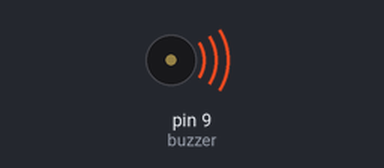
This sketch was run on a simulated Arduino Uno, built with avr-gcc and run on an emulated ATmega328P. Shown: buzzer (waves = sounding).

Above: at 0.2 s.
At 4.7 s:
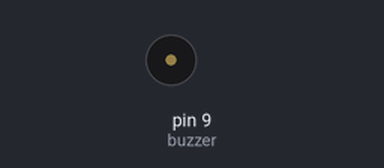
Timing chart, 0 to 5.8 s (numbered marks = the images above):
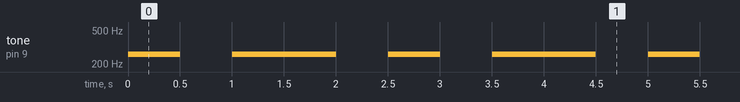

The sketch:

P6_2.ino
```cpp
#define Do 261.63
#define Silencio 0
int buzzer = 9;
int melodia[] = { Do, Silencio, Do, Do, Silencio };
void setup() {
  pinMode(buzzer, OUTPUT);
}
void loop() {
  for (int nota = 0; nota < 5; nota++) {
    tone(buzzer, melodia[nota], 500);
    delay(500);
    noTone(3);
  }
}
```

Measured:
- by itself, tone on pin 9 (buzzer): repeats every 2.5 s: silent 0.50 s, 261 Hz 1.0 s, silent 0.50 s, 261 Hz 0.50 s
